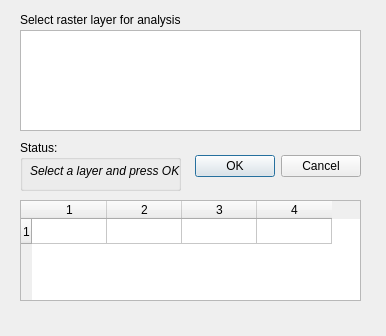
<?xml version="1.0" encoding="UTF-8"?>
<ui version="4.0">
 <class>RasterAutoCorrelation</class>
 <widget class="QDialog" name="RasterAutoCorrelation">
  <property name="geometry">
   <rect>
    <x>0</x>
    <y>0</y>
    <width>386</width>
    <height>336</height>
   </rect>
  </property>
  <property name="windowTitle">
   <string>RasterAutoCorrelation Plugin</string>
  </property>
  <widget class="QDialogButtonBox" name="buttonBox">
   <property name="geometry">
    <rect>
     <x>190</x>
     <y>150</y>
     <width>171</width>
     <height>32</height>
    </rect>
   </property>
   <property name="orientation">
    <enum>Qt::Horizontal</enum>
   </property>
   <property name="standardButtons">
    <set>QDialogButtonBox::Cancel|QDialogButtonBox::Ok</set>
   </property>
  </widget>
  <widget class="QGroupBox" name="groupBox">
   <property name="geometry">
    <rect>
     <x>20</x>
     <y>140</y>
     <width>161</width>
     <height>51</height>
    </rect>
   </property>
   <property name="sizePolicy">
    <sizepolicy hsizetype="Preferred" vsizetype="Fixed">
     <horstretch>0</horstretch>
     <verstretch>0</verstretch>
    </sizepolicy>
   </property>
   <property name="minimumSize">
    <size>
     <width>0</width>
     <height>45</height>
    </size>
   </property>
   <property name="title">
    <string>Status:</string>
   </property>
   <widget class="QLabel" name="statusLabel">
    <property name="geometry">
     <rect>
      <x>10</x>
      <y>20</y>
      <width>151</width>
      <height>21</height>
     </rect>
    </property>
    <property name="sizePolicy">
     <sizepolicy hsizetype="Preferred" vsizetype="Fixed">
      <horstretch>0</horstretch>
      <verstretch>0</verstretch>
     </sizepolicy>
    </property>
    <property name="font">
     <font>
      <weight>50</weight>
      <italic>true</italic>
      <bold>false</bold>
      <stylestrategy>PreferDefault</stylestrategy>
      <kerning>true</kerning>
     </font>
    </property>
    <property name="text">
     <string>Select a layer and press OK</string>
    </property>
    <property name="textFormat">
     <enum>Qt::AutoText</enum>
    </property>
   </widget>
  </widget>
  <widget class="QListWidget" name="rasterLayers">
   <property name="geometry">
    <rect>
     <x>20</x>
     <y>30</y>
     <width>341</width>
     <height>101</height>
    </rect>
   </property>
   <property name="cursor" stdset="0">
    <cursorShape>ArrowCursor</cursorShape>
   </property>
   <property name="toolTip">
    <string>&lt;!DOCTYPE HTML PUBLIC &quot;-//W3C//DTD HTML 4.0//EN&quot; &quot;http://www.w3.org/TR/REC-html40/strict.dtd&quot;&gt;
&lt;html&gt;&lt;head&gt;&lt;meta name=&quot;qrichtext&quot; content=&quot;1&quot; /&gt;&lt;style type=&quot;text/css&quot;&gt;
p, li { white-space: pre-wrap; }
&lt;/style&gt;&lt;/head&gt;&lt;body style=&quot; font-family:'Tahoma'; font-size:8.25pt; font-weight:400; font-style:normal;&quot;&gt;
&lt;p style=&quot; margin-top:0px; margin-bottom:0px; margin-left:0px; margin-right:0px; -qt-block-indent:0; text-indent:0px;&quot;&gt;Select at least one layer here to act as a template to define the extent of the data.&lt;/p&gt;
&lt;p style=&quot; margin-top:0px; margin-bottom:0px; margin-left:0px; margin-right:0px; -qt-block-indent:0; text-indent:0px;&quot;&gt;Select one or more layers to analyse from this list.&lt;/p&gt;&lt;/body&gt;&lt;/html&gt;</string>
   </property>
   <property name="editTriggers">
    <set>QAbstractItemView::DoubleClicked|QAbstractItemView::EditKeyPressed</set>
   </property>
   <property name="selectionMode">
    <enum>QAbstractItemView::MultiSelection</enum>
   </property>
   <property name="viewMode">
    <enum>QListView::ListMode</enum>
   </property>
  </widget>
  <widget class="QLabel" name="label_4">
   <property name="geometry">
    <rect>
     <x>20</x>
     <y>10</y>
     <width>161</width>
     <height>20</height>
    </rect>
   </property>
   <property name="text">
    <string>Select raster layer for analysis</string>
   </property>
  </widget>
  <widget class="QTableWidget" name="outTable">
   <property name="geometry">
    <rect>
     <x>20</x>
     <y>200</y>
     <width>341</width>
     <height>101</height>
    </rect>
   </property>
   <property name="sizePolicy">
    <sizepolicy hsizetype="Fixed" vsizetype="Expanding">
     <horstretch>0</horstretch>
     <verstretch>200</verstretch>
    </sizepolicy>
   </property>
   <property name="minimumSize">
    <size>
     <width>4</width>
     <height>1</height>
    </size>
   </property>
   <property name="whatsThis">
    <string extracomment="Output will show here"/>
   </property>
   <property name="editTriggers">
    <set>QAbstractItemView::NoEditTriggers</set>
   </property>
   <property name="alternatingRowColors">
    <bool>true</bool>
   </property>
   <property name="selectionMode">
    <enum>QAbstractItemView::MultiSelection</enum>
   </property>
   <property name="selectionBehavior">
    <enum>QAbstractItemView::SelectItems</enum>
   </property>
   <property name="rowCount">
    <number>1</number>
   </property>
   <property name="columnCount">
    <number>4</number>
   </property>
   <attribute name="horizontalHeaderDefaultSectionSize">
    <number>75</number>
   </attribute>
   <attribute name="horizontalHeaderHighlightSections">
    <bool>true</bool>
   </attribute>
   <attribute name="verticalHeaderDefaultSectionSize">
    <number>25</number>
   </attribute>
   <row/>
   <column/>
   <column/>
   <column/>
   <column/>
  </widget>
 </widget>
 <resources/>
 <connections>
  <connection>
   <sender>buttonBox</sender>
   <signal>accepted()</signal>
   <receiver>RasterAutoCorrelation</receiver>
   <slot>accept()</slot>
   <hints>
    <hint type="sourcelabel">
     <x>248</x>
     <y>254</y>
    </hint>
    <hint type="destinationlabel">
     <x>157</x>
     <y>274</y>
    </hint>
   </hints>
  </connection>
  <connection>
   <sender>buttonBox</sender>
   <signal>rejected()</signal>
   <receiver>RasterAutoCorrelation</receiver>
   <slot>reject()</slot>
   <hints>
    <hint type="sourcelabel">
     <x>316</x>
     <y>260</y>
    </hint>
    <hint type="destinationlabel">
     <x>286</x>
     <y>274</y>
    </hint>
   </hints>
  </connection>
 </connections>
</ui>
